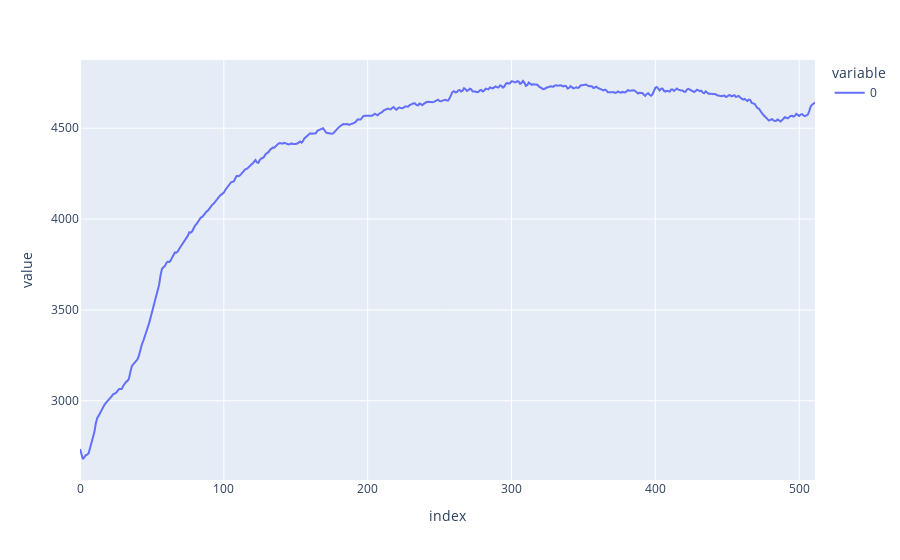

Notebook source saved alongside this figure:
### Code cell
eegSample = readEEGFile("Data25/25-users/Abhishek_1.txt")
px.line(eegSample[getChannel("FC5")])

### Figure 1 — Plotly figure (JSON) as saved in the notebook; plotly's stock layout.template omitted (floating-point values rounded to 4 significant figures; data arrays with more than 128 entries replaced by an {"elided": "..."} marker saying what was removed)
{"data": [{"hovertemplate": "variable=0<br>index=%{x}<br>value=%{y}<extra></extra>", "legendgroup": "0", "line": {"color": "#636efa", "dash": "solid"}, "marker": {"symbol": "circle"}, "mode": "lines", "name": "0", "orientation": "v", "showlegend": true, "type": "scatter", "x": {"elided": "512 int values"}, "xaxis": "x", "y": {"elided": "512 float values"}, "yaxis": "y"}], "layout": {"legend": {"title": {"text": "variable"}, "tracegroupgap": 0}, "margin": {"t": 60}, "xaxis": {"anchor": "y", "domain": [0, 1], "title": {"text": "index"}}, "yaxis": {"anchor": "x", "domain": [0, 1], "title": {"text": "value"}}}}
